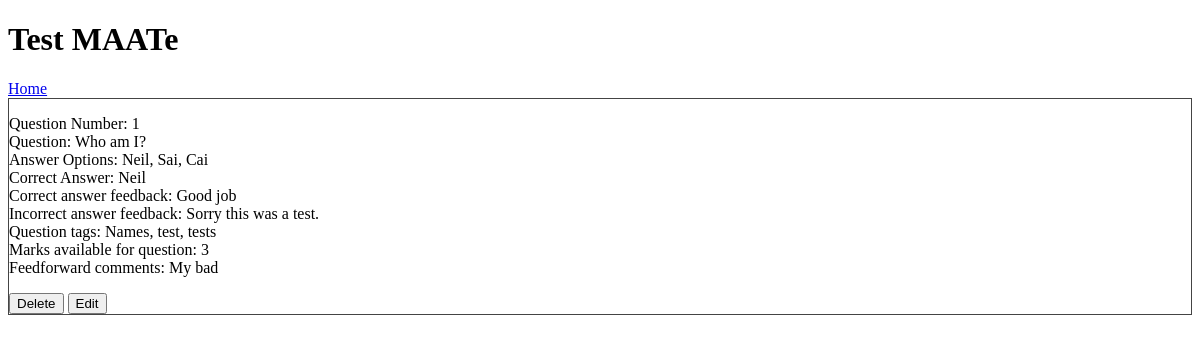
Screenshot of /question_type_1/1 with the database file from the repository.
### mainApp/models.py (models this page shows)
class QuestionTypeOne(db.Model):
    id = db.Column(db.Integer, primary_key=True)
    question = db.Column(db.Text, nullable=False)
    answer_option_1 = db.Column(db.Text, nullable=False)
    answer_option_2 = db.Column(db.Text, nullable=False)
    answer_option_3 = db.Column(db.Text, nullable=False)
    correct_answer = db.Column(db.String, nullable=False)
    marks_available = db.Column(db.Integer, nullable=False)
    correct_answer_feedback = db.Column(db.Text, nullable=False)
    incorrect_answer_feedback = db.Column(db.Text, nullable=False)
    feedforward_comments = db.Column(db.Text, nullable=False)
    question_tag_1 = db.Column(db.Text, nullable=False)
    question_tag_2 = db.Column(db.Text, nullable=False)
    question_tag_3 = db.Column(db.Text, nullable=False)
    assessmentID = db.Column(db.Integer,db.ForeignKey('asessment.id'), nullable=False)

### mainApp/routes.py (the view)
@app.route('/question_type_1/<int:question_id>')
def questionType1(question_id):
    type1questions = QuestionTypeOne.query.get_or_404(question_id)
    return render_template('question_type_1.html', type1questions=type1questions)

### mainApp/templates/question_type_1.html
{% extends "layout.html" %}
{% block content %}
<div class="question-container"><p>Question Number: {{ type1questions.id }}<br>
    Question: {{ type1questions.question }}<br>
    Answer Options: {{ type1questions.answer_option_1 }}, {{ type1questions.answer_option_2}}, {{ type1questions.answer_option_3 }}<br>
    Correct Answer: {{ type1questions.correct_answer }}<br>
    Correct answer feedback: {{ type1questions.correct_answer_feedback }}<br>
    Incorrect answer feedback: {{ type1questions.incorrect_answer_feedback }} <br>
    Question tags: {{ type1questions.question_tag_1 }}, {{ type1questions.question_tag_2 }}, {{ type1questions.question_tag_3 }}<br>
    Marks available for question: {{ type1questions.marks_available }}<br>
    Feedforward comments: {{ type1questions.feedforward_comments }}</p>
    <a href="/delete_type_one_question/{{type1questions.id}}"><button class="delete-question-button">Delete</button></a>
    <a href="/edit_type_one_question/{{type1questions.id}}"><button class="edit-question-button">Edit</button></a>
</div>
{% endblock content %}

### mainApp/templates/layout.html (shortened to what this page needs)
<!DOCTYPE html>
<html>
<head>
<link rel=stylesheet type=text/css href="{{ url_for('static',filename='style.css')}}">
</head>
<body>
<header id="nav-bar">
    <h1 id="nav-title">Test MAATe</h1>
    <nav><a href="{{ url_for('home') }}">Home</a>&nbsp
    </nav>
</header>
<div id="content">
{% block content %}
{% endblock %}
</div>
</body>
</html>

### mainApp/static/style.css (style rules this page uses)
html { margin:0; padding:0; }
.question-container { border: 1px solid #444; }

### rows the page displays
QuestionTypeOne: id "1", question "Who am I?", answer_option_1 "Neil", answer_option_2 "Sai", answer_option_3 "Cai", correct_answer "Neil", correct_answer_feedback "Good job", incorrect_answer_feedback "Sorry this was a test.", question_tag_1 "Names", question_tag_2 "test", question_tag_3 "tests", marks_available "3", feedforward_comments "My bad"
